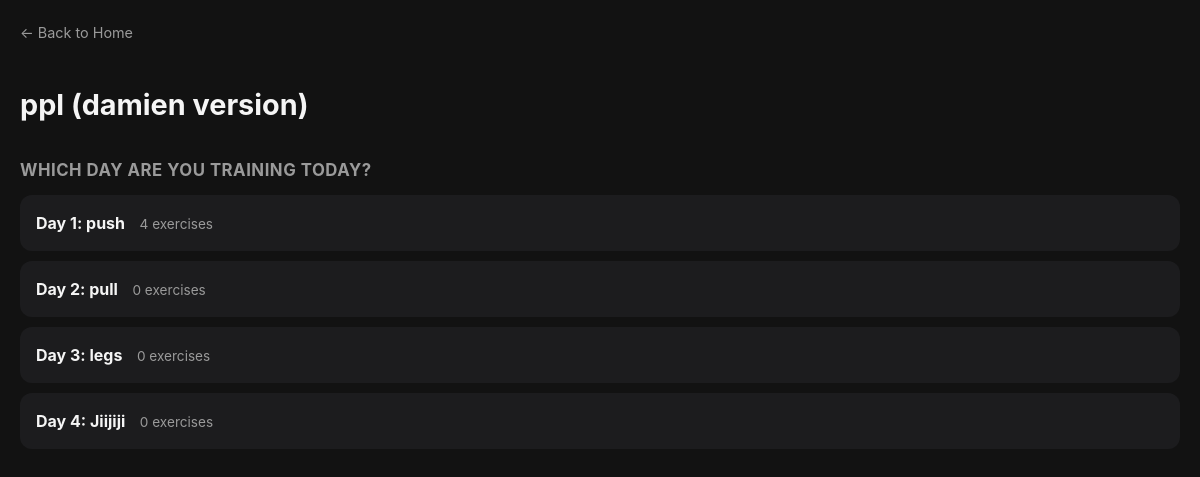
The app's page /log/1 with its own data.
### tables this page shows
CREATE TABLE workout_splits (
            id INTEGER PRIMARY KEY AUTOINCREMENT,
            name TEXT NOT NULL
        );

CREATE TABLE split_days (
            id INTEGER PRIMARY KEY AUTOINCREMENT,
            split_id INTEGER NOT NULL,
            day_name TEXT NOT NULL,
            day_order INTEGER NOT NULL,
            FOREIGN KEY (split_id) REFERENCES workout_splits(id)
        );

### app.py (the view)
@app.route("/log/<int:split_id>")
def pick_day(split_id):
    conn = get_db()
    cursor = conn.cursor()
    cursor.execute("SELECT * FROM workout_splits WHERE id = ?", (split_id,))
    split = cursor.fetchone()
    cursor.execute(
        "SELECT * FROM split_days WHERE split_id = ? ORDER BY day_order",
        (split_id,)
    )
    days = cursor.fetchall()
    days_preview = []
    for day in days:
        cursor.execute("""
            SELECT exercises.*, split_exercises.sets_count
            FROM exercises
            JOIN split_exercises ON exercises.id = split_exercises.exercise_id
            WHERE split_exercises.split_day_id = ?
            ORDER BY split_exercises.exercise_order
        """, (day["id"],))
        exercises = cursor.fetchall()
        exercise_previews = []
        total_sets = 0
        for exercise in exercises:
            cursor.execute("""
                SELECT workout_logs.id FROM workout_logs
                WHERE workout_logs.exercise_id = ?
                ORDER BY workout_logs.date DESC LIMIT 1
            """, (exercise["id"],))
            last_log = cursor.fetchone()
            if last_log:
                cursor.execute("""
                    SELECT COUNT(*) as set_count, ROUND(AVG(reps)) as avg_reps
                    FROM sets WHERE log_id = ?
                """, (last_log["id"],))
                stats = cursor.fetchone()
                sets = stats["set_count"]
                reps = stats["avg_reps"] or 10
            else:
                sets = 1
                reps = 10
            total_sets += sets
            exercise_previews.append({
                "name": exercise["name"],
                "sets": sets,
                "reps": int(reps)
            })
        days_preview.append({
            "id": day["id"],
            "day_name": day["day_name"],
            "day_order": day["day_order"],
            "exercises": exercise_previews,
            "total_sets": total_sets,
            "total_exercises": len(exercise_previews)
        })
    conn.close()
    return render_template("pick_day.html", split=split, days=days_preview)

### app.py (called while the page is built)
def get_db():
    conn = sqlite3.connect(DB_PATH)
    conn.row_factory = sqlite3.Row
    return conn

### templates/pick_day.html (shortened to what this page needs)
<!DOCTYPE html>
<html lang="en">
<head>
    <link rel="stylesheet" href="{{ url_for('static', filename='style.css') }}">
</head>
<body>
    <a class="back-link" href="/">← Back to Home</a>
    <h1>{{ split.name }}</h1>
    <h2>Which day are you training today?</h2>
    {% if days %}
        {% for day in days %}
            <div class="pick-day-row" onclick="openPreview({{ loop.index0 }})">
                <strong>Day {{ day.day_order }}: {{ day.day_name }}</strong>
                <span class="day-meta">{{ day.total_exercises }} exercises</span>
            </div>
        {% endfor %}
    {% else %}
        <p class="empty-state">No days in this split yet.</p>
        <a class="add-exercise-link" href="/split/{{ split.id }}">Add days to this split</a>
    {% endif %}
</body>
</html>

### static/style.css (style rules this page uses)
:root { --bg-primary: #121212; --bg-secondary: #1c1c1e; --bg-tertiary: #2a2a2c; --text-primary: #f5f5f5; --text-secondary: #9a9a9a; --border-color: #333333; --accent: #3b82f6; --superset-color: #f97316; --danger: #ef4444; --danger-hover: #dc2626; --radius: 12px; }
* { box-sizing: border-box; }
body { background-color: var(--bg-primary); color: var(--text-primary); font-family: -apple-system, BlinkMacSystemFont, "Segoe UI", Roboto, sans-serif; margin: 0; padding: 20px; line-height: 1.5; }
h1 { font-size: 1.8em; font-weight: 700; margin-bottom: 4px; }
h2 { font-size: 1.05em; color: var(--text-secondary); text-transform: uppercase; letter-spacing: 0.5px; margin-top: 32px; margin-bottom: 12px; }
a { color: var(--accent); text-decoration: none; }
.back-link { display: inline-flex; align-items: center; gap: 6px; color: var(--text-secondary); font-size: 0.9em; margin-bottom: 20px; }
.pick-day-row { background: var(--bg-secondary); border-radius: var(--radius); padding: 16px; margin-bottom: 10px; cursor: pointer; transition: background 0.15s ease; }
.day-meta { color: var(--text-secondary); font-size: 0.85em; margin-left: 10px; }

### records on screen
workout_splits: name "ppl (damien version)"
split_days: day_order "1", day_name "push", total_exercises "4"
split_days: day_order "2", day_name "pull", total_exercises "0"
split_days: day_order "3", day_name "legs", total_exercises "0"
split_days: day_order "4", day_name "Jiijiji", total_exercises "0"
